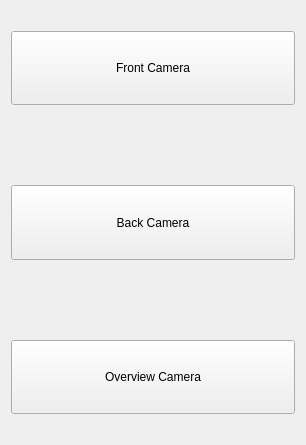
<?xml version="1.0" encoding="UTF-8"?>
<ui version="4.0">
 <class>ImageSwitchWidget</class>
 <widget class="QWidget" name="ImageSwitchWidget">
  <property name="geometry">
   <rect>
    <x>0</x>
    <y>0</y>
    <width>306</width>
    <height>445</height>
   </rect>
  </property>
  <property name="sizePolicy">
   <sizepolicy hsizetype="Expanding" vsizetype="Expanding">
    <horstretch>0</horstretch>
    <verstretch>0</verstretch>
   </sizepolicy>
  </property>
  <property name="acceptDrops">
   <bool>true</bool>
  </property>
  <property name="windowTitle">
   <string>HeatSensorViewer</string>
  </property>
  <layout class="QHBoxLayout" name="horizontalLayout">
   <item>
    <layout class="QVBoxLayout" name="verticalLayout">
     <item>
      <spacer name="horizontalSpacer_4">
       <property name="orientation">
        <enum>Qt::Horizontal</enum>
       </property>
       <property name="sizeHint" stdset="0">
        <size>
         <width>40</width>
         <height>20</height>
        </size>
       </property>
      </spacer>
     </item>
     <item>
      <widget class="QPushButton" name="front_cam_btn">
       <property name="sizePolicy">
        <sizepolicy hsizetype="Minimum" vsizetype="MinimumExpanding">
         <horstretch>0</horstretch>
         <verstretch>0</verstretch>
        </sizepolicy>
       </property>
       <property name="text">
        <string>Front Camera</string>
       </property>
      </widget>
     </item>
     <item>
      <spacer name="verticalSpacer">
       <property name="orientation">
        <enum>Qt::Vertical</enum>
       </property>
       <property name="sizeHint" stdset="0">
        <size>
         <width>20</width>
         <height>40</height>
        </size>
       </property>
      </spacer>
     </item>
     <item>
      <widget class="QPushButton" name="back_cam_btn">
       <property name="sizePolicy">
        <sizepolicy hsizetype="Minimum" vsizetype="MinimumExpanding">
         <horstretch>0</horstretch>
         <verstretch>0</verstretch>
        </sizepolicy>
       </property>
       <property name="text">
        <string>Back Camera</string>
       </property>
      </widget>
     </item>
     <item>
      <spacer name="verticalSpacer_2">
       <property name="orientation">
        <enum>Qt::Vertical</enum>
       </property>
       <property name="sizeHint" stdset="0">
        <size>
         <width>20</width>
         <height>40</height>
        </size>
       </property>
      </spacer>
     </item>
     <item>
      <widget class="QPushButton" name="overview_cam_btn">
       <property name="sizePolicy">
        <sizepolicy hsizetype="Minimum" vsizetype="MinimumExpanding">
         <horstretch>0</horstretch>
         <verstretch>0</verstretch>
        </sizepolicy>
       </property>
       <property name="text">
        <string>Overview Camera</string>
       </property>
      </widget>
     </item>
     <item>
      <spacer name="horizontalSpacer_3">
       <property name="orientation">
        <enum>Qt::Horizontal</enum>
       </property>
       <property name="sizeHint" stdset="0">
        <size>
         <width>40</width>
         <height>20</height>
        </size>
       </property>
      </spacer>
     </item>
    </layout>
   </item>
  </layout>
 </widget>
 <resources/>
 <connections/>
</ui>
